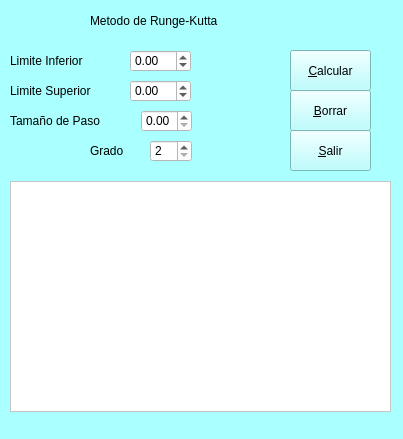
<?xml version="1.0" encoding="UTF-8"?>
<ui version="4.0">
 <class>kutta</class>
 <widget class="QMainWindow" name="kutta">
  <property name="geometry">
   <rect>
    <x>0</x>
    <y>0</y>
    <width>403</width>
    <height>439</height>
   </rect>
  </property>
  <property name="windowTitle">
   <string>kutta</string>
  </property>
  <property name="styleSheet">
   <string notr="true">background-color: rgb(170, 255, 255);</string>
  </property>
  <widget class="QWidget" name="centralWidget">
   <widget class="QLabel" name="label">
    <property name="geometry">
     <rect>
      <x>90</x>
      <y>0</y>
      <width>211</width>
      <height>41</height>
     </rect>
    </property>
    <property name="styleSheet">
     <string notr="true">font: 75 14pt &quot;MS Shell Dlg 2&quot;;</string>
    </property>
    <property name="text">
     <string>Metodo de Runge-Kutta</string>
    </property>
   </widget>
   <widget class="QDoubleSpinBox" name="liminf">
    <property name="geometry">
     <rect>
      <x>130</x>
      <y>50</y>
      <width>61</width>
      <height>22</height>
     </rect>
    </property>
    <property name="styleSheet">
     <string notr="true">background-color: rgb(255, 255, 255);</string>
    </property>
    <property name="minimum">
     <double>-100.000000000000000</double>
    </property>
    <property name="singleStep">
     <double>0.100000000000000</double>
    </property>
   </widget>
   <widget class="QDoubleSpinBox" name="limsup">
    <property name="geometry">
     <rect>
      <x>130</x>
      <y>80</y>
      <width>61</width>
      <height>22</height>
     </rect>
    </property>
    <property name="styleSheet">
     <string notr="true">background-color: rgb(255, 255, 255);</string>
    </property>
    <property name="minimum">
     <double>-100.000000000000000</double>
    </property>
    <property name="singleStep">
     <double>0.100000000000000</double>
    </property>
   </widget>
   <widget class="QSpinBox" name="grado">
    <property name="geometry">
     <rect>
      <x>150</x>
      <y>140</y>
      <width>42</width>
      <height>22</height>
     </rect>
    </property>
    <property name="styleSheet">
     <string notr="true">background-color: rgb(255, 255, 255);</string>
    </property>
    <property name="minimum">
     <number>2</number>
    </property>
    <property name="maximum">
     <number>4</number>
    </property>
    <property name="value">
     <number>2</number>
    </property>
   </widget>
   <widget class="QPushButton" name="calcular">
    <property name="geometry">
     <rect>
      <x>290</x>
      <y>50</y>
      <width>81</width>
      <height>41</height>
     </rect>
    </property>
    <property name="text">
     <string>&amp;Calcular</string>
    </property>
   </widget>
   <widget class="QPushButton" name="borrar">
    <property name="geometry">
     <rect>
      <x>290</x>
      <y>90</y>
      <width>81</width>
      <height>41</height>
     </rect>
    </property>
    <property name="text">
     <string>&amp;Borrar</string>
    </property>
   </widget>
   <widget class="QPushButton" name="SALIR">
    <property name="geometry">
     <rect>
      <x>290</x>
      <y>130</y>
      <width>81</width>
      <height>41</height>
     </rect>
    </property>
    <property name="text">
     <string>&amp;Salir</string>
    </property>
   </widget>
   <widget class="QTableWidget" name="tabla">
    <property name="geometry">
     <rect>
      <x>10</x>
      <y>181</y>
      <width>381</width>
      <height>231</height>
     </rect>
    </property>
    <property name="styleSheet">
     <string notr="true">background-color: rgb(255, 255, 255);</string>
    </property>
   </widget>
   <widget class="QLabel" name="label_2">
    <property name="geometry">
     <rect>
      <x>10</x>
      <y>50</y>
      <width>111</width>
      <height>21</height>
     </rect>
    </property>
    <property name="styleSheet">
     <string notr="true">font: 75 12pt &quot;MS Shell Dlg 2&quot;;</string>
    </property>
    <property name="text">
     <string>Limite Inferior</string>
    </property>
   </widget>
   <widget class="QLabel" name="label_3">
    <property name="geometry">
     <rect>
      <x>10</x>
      <y>80</y>
      <width>111</width>
      <height>21</height>
     </rect>
    </property>
    <property name="styleSheet">
     <string notr="true">font: 75 12pt &quot;MS Shell Dlg 2&quot;;</string>
    </property>
    <property name="text">
     <string>Limite Superior</string>
    </property>
   </widget>
   <widget class="QLabel" name="label_4">
    <property name="geometry">
     <rect>
      <x>90</x>
      <y>140</y>
      <width>51</width>
      <height>21</height>
     </rect>
    </property>
    <property name="styleSheet">
     <string notr="true">font: 75 12pt &quot;MS Shell Dlg 2&quot;;</string>
    </property>
    <property name="text">
     <string>Grado</string>
    </property>
   </widget>
   <widget class="QLabel" name="label_5">
    <property name="geometry">
     <rect>
      <x>10</x>
      <y>110</y>
      <width>121</width>
      <height>21</height>
     </rect>
    </property>
    <property name="styleSheet">
     <string notr="true">font: 75 12pt &quot;MS Shell Dlg 2&quot;;</string>
    </property>
    <property name="text">
     <string>Tamaño de Paso</string>
    </property>
   </widget>
   <widget class="QDoubleSpinBox" name="paso">
    <property name="geometry">
     <rect>
      <x>141</x>
      <y>110</y>
      <width>51</width>
      <height>22</height>
     </rect>
    </property>
    <property name="styleSheet">
     <string notr="true">background-color: rgb(255, 255, 255);</string>
    </property>
    <property name="singleStep">
     <double>0.100000000000000</double>
    </property>
   </widget>
  </widget>
  <widget class="QStatusBar" name="statusBar"/>
 </widget>
 <layoutdefault spacing="6" margin="11"/>
 <resources/>
 <connections/>
</ui>
